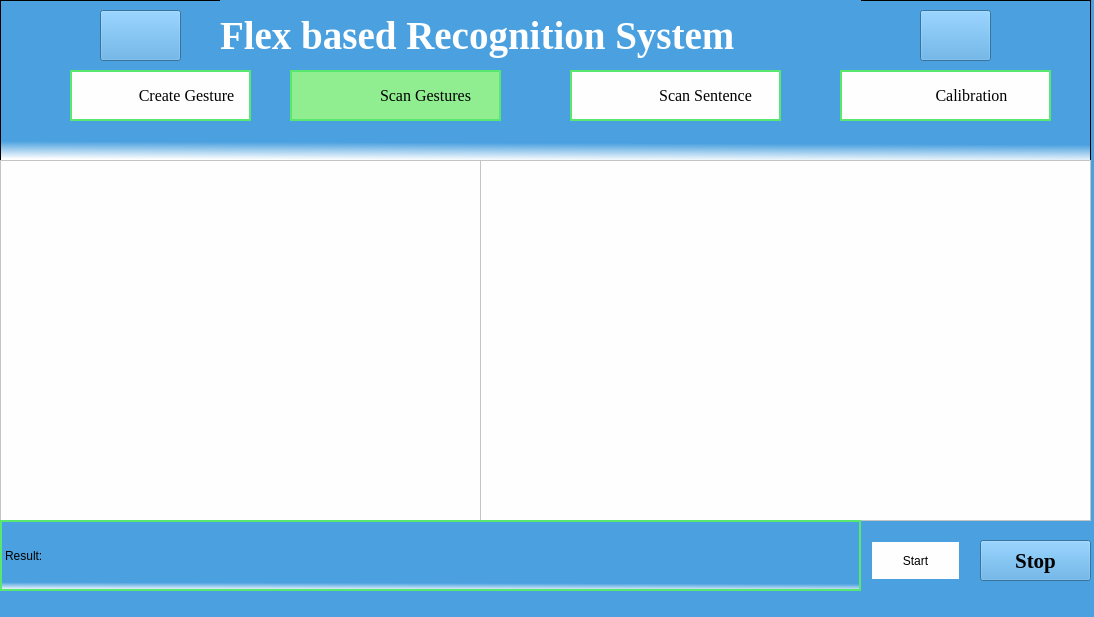
<?xml version="1.0" encoding="UTF-8"?>
<ui version="4.0">
 <class>MainWindow</class>
 <widget class="QMainWindow" name="MainWindow">
  <property name="geometry">
   <rect>
    <x>0</x>
    <y>0</y>
    <width>1094</width>
    <height>617</height>
   </rect>
  </property>
  <property name="windowTitle">
   <string>MainWindow</string>
  </property>
  <property name="styleSheet">
   <string notr="true">background-color:rgba(75, 161, 223, 255)</string>
  </property>
  <widget class="QWidget" name="centralwidget">
   <widget class="QGraphicsView" name="graphicsView_2">
    <property name="geometry">
     <rect>
      <x>0</x>
      <y>0</y>
      <width>1091</width>
      <height>161</height>
     </rect>
    </property>
    <property name="toolTip">
     <string>&lt;html&gt;&lt;head/&gt;&lt;body&gt;&lt;p&gt;&lt;br/&gt;&lt;/p&gt;&lt;/body&gt;&lt;/html&gt;</string>
    </property>
    <property name="styleSheet">
     <string notr="true">background-color: qlineargradient(spread:pad, x1:0.543136, y1:0.074, x2:0.52, y2:1, stop:0.880682 rgba(75, 161, 223, 255), stop:1 rgba(255, 255, 255, 255));
</string>
    </property>
   </widget>
   <widget class="QLabel" name="label">
    <property name="geometry">
     <rect>
      <x>220</x>
      <y>0</y>
      <width>641</width>
      <height>71</height>
     </rect>
    </property>
    <property name="font">
     <font>
      <family>Times New Roman</family>
      <pointsize>29</pointsize>
      <weight>75</weight>
      <bold>true</bold>
     </font>
    </property>
    <property name="styleSheet">
     <string notr="true">color:white;</string>
    </property>
    <property name="text">
     <string>Flex based Recognition System</string>
    </property>
   </widget>
   <widget class="QGraphicsView" name="graphicsView">
    <property name="geometry">
     <rect>
      <x>0</x>
      <y>160</y>
      <width>481</width>
      <height>361</height>
     </rect>
    </property>
    <property name="styleSheet">
     <string notr="true">background-color:#fefefe;
</string>
    </property>
   </widget>
   <widget class="QPushButton" name="create">
    <property name="geometry">
     <rect>
      <x>70</x>
      <y>70</y>
      <width>181</width>
      <height>51</height>
     </rect>
    </property>
    <property name="font">
     <font>
      <family>TImes New Roman</family>
      <pointsize>12</pointsize>
      <weight>50</weight>
      <italic>false</italic>
      <bold>false</bold>
     </font>
    </property>
    <property name="layoutDirection">
     <enum>Qt::RightToLeft</enum>
    </property>
    <property name="styleSheet">
     <string notr="true">QPushButton#create{
padding-left:-40px;
color:black;
background-color:#fefefe;
border: 2px solid #58e870; border-radius:30px;
font: 12pt &quot;TImes New Roman&quot;;
background-image:url(&quot;icons/create.png&quot;);
background-repeat:none;
}
QPushButton#create:hover
{
   background-color:lightgreen;
	color:white;
}</string>
    </property>
    <property name="text">
     <string>   Create Gesture</string>
    </property>
   </widget>
   <widget class="QPushButton" name="scan_sen">
    <property name="geometry">
     <rect>
      <x>570</x>
      <y>70</y>
      <width>211</width>
      <height>51</height>
     </rect>
    </property>
    <property name="font">
     <font>
      <family>TImes New Roman</family>
      <pointsize>12</pointsize>
      <weight>50</weight>
      <italic>false</italic>
      <bold>false</bold>
     </font>
    </property>
    <property name="styleSheet">
     <string notr="true">QPushButton#scan_sen{
padding-left:-40px;
color:black;
background-color:#fefefe;
border: 2px solid #58e870; border-radius:30px;
font: 12pt &quot;TImes New Roman&quot;;
background-image:url(&quot;icons/sent.png&quot;);
background-repeat:none;
}
QPushButton#scan_sen:hover
{
   background-color:lightgreen;
	color:white;
}</string>
    </property>
    <property name="text">
     <string>                          Scan Sentence </string>
    </property>
   </widget>
   <widget class="QPushButton" name="scan_sinlge">
    <property name="geometry">
     <rect>
      <x>290</x>
      <y>70</y>
      <width>211</width>
      <height>51</height>
     </rect>
    </property>
    <property name="font">
     <font>
      <family>TImes New Roman</family>
      <pointsize>12</pointsize>
      <weight>50</weight>
      <italic>false</italic>
      <bold>false</bold>
     </font>
    </property>
    <property name="layoutDirection">
     <enum>Qt::LeftToRight</enum>
    </property>
    <property name="autoFillBackground">
     <bool>false</bool>
    </property>
    <property name="styleSheet">
     <string notr="true">QPushButton#scan_sinlge{
padding-left:-40px;
color:black;
background-color:lightgreen;
border: 2px solid #58e870; border-radius:30px;
font: 12pt &quot;TImes New Roman&quot;;
background-image:url(&quot;icons/scan.png&quot;);
background-repeat:none;
}
QPushButton#scan_sinlge:hover
{
   background-color:lightgreen;
	color:white;
}</string>
    </property>
    <property name="text">
     <string>                         Scan Gestures</string>
    </property>
   </widget>
   <widget class="QPushButton" name="exp2">
    <property name="geometry">
     <rect>
      <x>840</x>
      <y>70</y>
      <width>211</width>
      <height>51</height>
     </rect>
    </property>
    <property name="font">
     <font>
      <family>TImes New Roman</family>
      <pointsize>12</pointsize>
      <weight>50</weight>
      <italic>false</italic>
      <bold>false</bold>
     </font>
    </property>
    <property name="styleSheet">
     <string notr="true">QPushButton#exp2{
padding-left:-40px;
color:black;
background-color:#fefefe;
border: 2px solid #58e870; border-radius:30px;
font: 12pt &quot;TImes New Roman&quot;;
background-image:url(&quot;icons/export.png&quot;);
background-repeat:none;
}
QPushButton#exp2:hover
{
   background-color:lightgreen;
	color:white;
}</string>
    </property>
    <property name="text">
     <string>                       Calibration</string>
    </property>
    <property name="checkable">
     <bool>false</bool>
    </property>
    <property name="autoRepeat">
     <bool>false</bool>
    </property>
    <property name="autoExclusive">
     <bool>false</bool>
    </property>
    <property name="autoDefault">
     <bool>false</bool>
    </property>
    <property name="default">
     <bool>false</bool>
    </property>
    <property name="flat">
     <bool>false</bool>
    </property>
   </widget>
   <widget class="QPushButton" name="exit_button">
    <property name="geometry">
     <rect>
      <x>920</x>
      <y>10</y>
      <width>71</width>
      <height>51</height>
     </rect>
    </property>
    <property name="styleSheet">
     <string notr="true">QPushButton#exit_button{
background-image:url(&quot;icons/exit.png&quot;);
background-repeat:no-repeat;
background-size:100% 100%;
}</string>
    </property>
    <property name="text">
     <string/>
    </property>
   </widget>
   <widget class="QGraphicsView" name="graphicsView_4">
    <property name="geometry">
     <rect>
      <x>480</x>
      <y>160</y>
      <width>611</width>
      <height>361</height>
     </rect>
    </property>
    <property name="styleSheet">
     <string notr="true">background-color:#fefefe;
</string>
    </property>
   </widget>
   <widget class="QLabel" name="label_2">
    <property name="geometry">
     <rect>
      <x>0</x>
      <y>520</y>
      <width>861</width>
      <height>71</height>
     </rect>
    </property>
    <property name="styleSheet">
     <string notr="true">background-color: qlineargradient(spread:pad, x1:0.543136, y1:0.074, x2:0.52, y2:1, stop:0.880682 rgba(75, 161, 223, 255), stop:1 rgba(255, 255, 255, 255));
border: 2px solid #58e870; 
font: 12pt &quot;TImes New Roman&quot;;</string>
    </property>
    <property name="text">
     <string>Result:</string>
    </property>
   </widget>
   <widget class="QPushButton" name="pushButton_2">
    <property name="geometry">
     <rect>
      <x>870</x>
      <y>540</y>
      <width>91</width>
      <height>41</height>
     </rect>
    </property>
    <property name="styleSheet">
     <string notr="true">QPushButton#pushButton_2{
color: black;
background-color:#fefefe;
border: 2px solid #4ba1df; 
font: 16pt &quot;Times New Roman&quot;;
background-repeat:none;
}
QPushButton#pushButton_2:hover
{
	background-color:lightgreen;
	color:black;
}</string>
    </property>
    <property name="text">
     <string>Start</string>
    </property>
   </widget>
   <widget class="QPushButton" name="pushButton_3">
    <property name="geometry">
     <rect>
      <x>980</x>
      <y>540</y>
      <width>111</width>
      <height>41</height>
     </rect>
    </property>
    <property name="font">
     <font>
      <family>Times New Roman</family>
      <pointsize>16</pointsize>
      <weight>75</weight>
      <bold>true</bold>
     </font>
    </property>
    <property name="autoFillBackground">
     <bool>false</bool>
    </property>
    <property name="styleSheet">
     <string notr="true">QPushButton#pushButton{
color: black;
background-color:white;
border: 2px solid #4ba1df; 
font: 16pt &quot;Times New Roman&quot;;
background-repeat:none;
}
QPushButton#pushButton:hover
{
	background-color:lightgreen;
	color:black;
}</string>
    </property>
    <property name="text">
     <string>Stop</string>
    </property>
   </widget>
   <widget class="QPushButton" name="transfer">
    <property name="geometry">
     <rect>
      <x>100</x>
      <y>10</y>
      <width>81</width>
      <height>51</height>
     </rect>
    </property>
    <property name="styleSheet">
     <string notr="true">QPushButton#transfer{
background-image:url(&quot;icons/gesture.png&quot;);
background-repeat:no-repeat;
background-size:100% 100%;
}</string>
    </property>
    <property name="text">
     <string/>
    </property>
   </widget>
  </widget>
  <widget class="QStatusBar" name="statusbar"/>
 </widget>
 <resources/>
 <connections/>
</ui>
